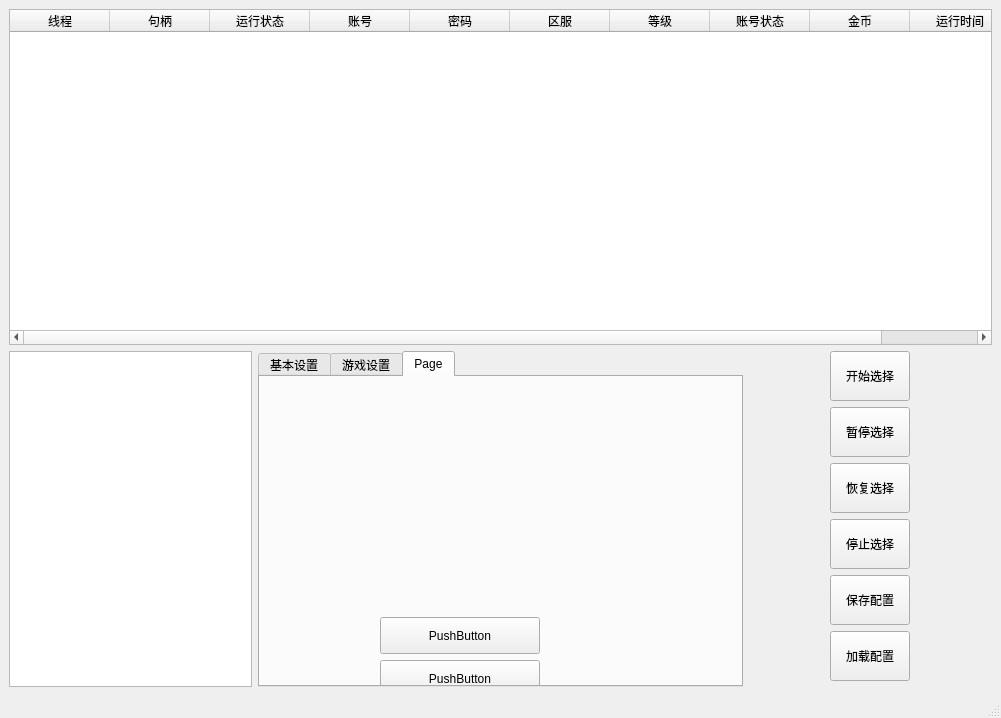
<?xml version="1.0" encoding="UTF-8"?>
<ui version="4.0">
 <class>MainWindow</class>
 <widget class="QMainWindow" name="MainWindow">
  <property name="geometry">
   <rect>
    <x>0</x>
    <y>0</y>
    <width>1001</width>
    <height>718</height>
   </rect>
  </property>
  <property name="windowTitle">
   <string>MainWindow</string>
  </property>
  <widget class="QWidget" name="centralwidget">
   <layout class="QVBoxLayout" name="verticalLayout_4">
    <item>
     <layout class="QVBoxLayout" name="verticalLayout">
      <item>
       <layout class="QHBoxLayout" name="horizontalLayout">
        <item>
         <widget class="QTableWidget" name="tableWidget">
          <property name="enabled">
           <bool>true</bool>
          </property>
          <property name="sizePolicy">
           <sizepolicy hsizetype="Expanding" vsizetype="Expanding">
            <horstretch>0</horstretch>
            <verstretch>0</verstretch>
           </sizepolicy>
          </property>
          <property name="minimumSize">
           <size>
            <width>0</width>
            <height>0</height>
           </size>
          </property>
          <property name="maximumSize">
           <size>
            <width>16777215</width>
            <height>16777215</height>
           </size>
          </property>
          <property name="autoFillBackground">
           <bool>false</bool>
          </property>
          <attribute name="horizontalHeaderCascadingSectionResizes">
           <bool>true</bool>
          </attribute>
          <column>
           <property name="text">
            <string>线程</string>
           </property>
          </column>
          <column>
           <property name="text">
            <string>句柄</string>
           </property>
          </column>
          <column>
           <property name="text">
            <string>运行状态</string>
           </property>
          </column>
          <column>
           <property name="text">
            <string>账号</string>
           </property>
          </column>
          <column>
           <property name="text">
            <string>密码</string>
           </property>
          </column>
          <column>
           <property name="text">
            <string>区服</string>
           </property>
          </column>
          <column>
           <property name="text">
            <string>等级</string>
           </property>
          </column>
          <column>
           <property name="text">
            <string>账号状态</string>
           </property>
          </column>
          <column>
           <property name="text">
            <string>金币</string>
           </property>
          </column>
          <column>
           <property name="text">
            <string>运行时间</string>
           </property>
          </column>
         </widget>
        </item>
       </layout>
      </item>
      <item>
       <layout class="QHBoxLayout" name="horizontalLayout_10" stretch="1,2,1">
        <item>
         <layout class="QVBoxLayout" name="verticalLayout_2" stretch="0">
          <item>
           <widget class="QTextEdit" name="textEdit">
            <property name="sizePolicy">
             <sizepolicy hsizetype="Expanding" vsizetype="Expanding">
              <horstretch>0</horstretch>
              <verstretch>0</verstretch>
             </sizepolicy>
            </property>
            <property name="minimumSize">
             <size>
              <width>0</width>
              <height>0</height>
             </size>
            </property>
           </widget>
          </item>
         </layout>
        </item>
        <item>
         <layout class="QVBoxLayout" name="verticalLayout_3" stretch="0">
          <item>
           <widget class="QTabWidget" name="tabWidget">
            <property name="sizePolicy">
             <sizepolicy hsizetype="Expanding" vsizetype="Expanding">
              <horstretch>0</horstretch>
              <verstretch>0</verstretch>
             </sizepolicy>
            </property>
            <property name="minimumSize">
             <size>
              <width>0</width>
              <height>0</height>
             </size>
            </property>
            <property name="currentIndex">
             <number>2</number>
            </property>
            <widget class="QWidget" name="tab_3">
             <property name="sizePolicy">
              <sizepolicy hsizetype="Expanding" vsizetype="Expanding">
               <horstretch>0</horstretch>
               <verstretch>0</verstretch>
              </sizepolicy>
             </property>
             <attribute name="title">
              <string>基本设置</string>
             </attribute>
             <widget class="QWidget" name="verticalLayoutWidget_5">
              <property name="geometry">
               <rect>
                <x>10</x>
                <y>30</y>
                <width>441</width>
                <height>191</height>
               </rect>
              </property>
              <layout class="QVBoxLayout" name="verticalLayout_8">
               <property name="spacing">
                <number>1</number>
               </property>
               <item>
                <layout class="QHBoxLayout" name="horizontalLayout_11">
                 <property name="spacing">
                  <number>1</number>
                 </property>
                 <item>
                  <widget class="QLabel" name="label">
                   <property name="sizePolicy">
                    <sizepolicy hsizetype="Expanding" vsizetype="Expanding">
                     <horstretch>0</horstretch>
                     <verstretch>0</verstretch>
                    </sizepolicy>
                   </property>
                   <property name="text">
                    <string>程序位置</string>
                   </property>
                  </widget>
                 </item>
                 <item>
                  <widget class="QLineEdit" name="lineEdit">
                   <property name="sizePolicy">
                    <sizepolicy hsizetype="Expanding" vsizetype="Expanding">
                     <horstretch>0</horstretch>
                     <verstretch>0</verstretch>
                    </sizepolicy>
                   </property>
                   <property name="minimumSize">
                    <size>
                     <width>0</width>
                     <height>0</height>
                    </size>
                   </property>
                   <property name="mouseTracking">
                    <bool>true</bool>
                   </property>
                  </widget>
                 </item>
                 <item>
                  <widget class="QPushButton" name="pushButton_7">
                   <property name="sizePolicy">
                    <sizepolicy hsizetype="Expanding" vsizetype="Expanding">
                     <horstretch>0</horstretch>
                     <verstretch>0</verstretch>
                    </sizepolicy>
                   </property>
                   <property name="text">
                    <string>选择</string>
                   </property>
                  </widget>
                 </item>
                </layout>
               </item>
               <item>
                <layout class="QHBoxLayout" name="horizontalLayout_12">
                 <item>
                  <widget class="QLabel" name="label_2">
                   <property name="sizePolicy">
                    <sizepolicy hsizetype="Expanding" vsizetype="Expanding">
                     <horstretch>0</horstretch>
                     <verstretch>0</verstretch>
                    </sizepolicy>
                   </property>
                   <property name="text">
                    <string>账号位置</string>
                   </property>
                  </widget>
                 </item>
                 <item>
                  <widget class="QLineEdit" name="lineEdit_2">
                   <property name="sizePolicy">
                    <sizepolicy hsizetype="Expanding" vsizetype="Expanding">
                     <horstretch>0</horstretch>
                     <verstretch>0</verstretch>
                    </sizepolicy>
                   </property>
                   <property name="minimumSize">
                    <size>
                     <width>0</width>
                     <height>0</height>
                    </size>
                   </property>
                  </widget>
                 </item>
                 <item>
                  <widget class="QPushButton" name="pushButton_8">
                   <property name="sizePolicy">
                    <sizepolicy hsizetype="Expanding" vsizetype="Expanding">
                     <horstretch>0</horstretch>
                     <verstretch>0</verstretch>
                    </sizepolicy>
                   </property>
                   <property name="text">
                    <string>选择</string>
                   </property>
                  </widget>
                 </item>
                </layout>
               </item>
               <item>
                <layout class="QHBoxLayout" name="horizontalLayout_13">
                 <item>
                  <widget class="QLabel" name="label_3">
                   <property name="sizePolicy">
                    <sizepolicy hsizetype="Expanding" vsizetype="Expanding">
                     <horstretch>0</horstretch>
                     <verstretch>0</verstretch>
                    </sizepolicy>
                   </property>
                   <property name="text">
                    <string>多开数量</string>
                   </property>
                  </widget>
                 </item>
                 <item>
                  <widget class="QLineEdit" name="lineEdit_3">
                   <property name="sizePolicy">
                    <sizepolicy hsizetype="Expanding" vsizetype="Expanding">
                     <horstretch>0</horstretch>
                     <verstretch>0</verstretch>
                    </sizepolicy>
                   </property>
                   <property name="minimumSize">
                    <size>
                     <width>0</width>
                     <height>0</height>
                    </size>
                   </property>
                  </widget>
                 </item>
                 <item>
                  <widget class="QLabel" name="label_4">
                   <property name="sizePolicy">
                    <sizepolicy hsizetype="Expanding" vsizetype="Expanding">
                     <horstretch>0</horstretch>
                     <verstretch>0</verstretch>
                    </sizepolicy>
                   </property>
                   <property name="text">
                    <string>启动延迟</string>
                   </property>
                  </widget>
                 </item>
                 <item>
                  <widget class="QLineEdit" name="lineEdit_4">
                   <property name="sizePolicy">
                    <sizepolicy hsizetype="Expanding" vsizetype="Expanding">
                     <horstretch>0</horstretch>
                     <verstretch>0</verstretch>
                    </sizepolicy>
                   </property>
                   <property name="minimumSize">
                    <size>
                     <width>0</width>
                     <height>0</height>
                    </size>
                   </property>
                  </widget>
                 </item>
                </layout>
               </item>
              </layout>
             </widget>
            </widget>
            <widget class="QWidget" name="tab_4">
             <property name="sizePolicy">
              <sizepolicy hsizetype="Expanding" vsizetype="Expanding">
               <horstretch>0</horstretch>
               <verstretch>0</verstretch>
              </sizepolicy>
             </property>
             <attribute name="title">
              <string>游戏设置</string>
             </attribute>
             <widget class="QWidget" name="horizontalWidget_6" native="true">
              <property name="geometry">
               <rect>
                <x>20</x>
                <y>10</y>
                <width>431</width>
                <height>251</height>
               </rect>
              </property>
              <property name="sizePolicy">
               <sizepolicy hsizetype="Expanding" vsizetype="Expanding">
                <horstretch>0</horstretch>
                <verstretch>0</verstretch>
               </sizepolicy>
              </property>
              <layout class="QHBoxLayout" name="horizontalLayout_14">
               <property name="spacing">
                <number>1</number>
               </property>
               <property name="bottomMargin">
                <number>1</number>
               </property>
               <item>
                <widget class="QGroupBox" name="groupBox">
                 <property name="sizePolicy">
                  <sizepolicy hsizetype="Expanding" vsizetype="Expanding">
                   <horstretch>0</horstretch>
                   <verstretch>0</verstretch>
                  </sizepolicy>
                 </property>
                 <property name="title">
                  <string>主线</string>
                 </property>
                 <widget class="QWidget" name="verticalLayoutWidget_6">
                  <property name="geometry">
                   <rect>
                    <x>20</x>
                    <y>50</y>
                    <width>62</width>
                    <height>281</height>
                   </rect>
                  </property>
                  <layout class="QVBoxLayout" name="verticalLayout_9">
                   <item>
                    <widget class="QCheckBox" name="checkBox">
                     <property name="sizePolicy">
                      <sizepolicy hsizetype="Expanding" vsizetype="Expanding">
                       <horstretch>0</horstretch>
                       <verstretch>0</verstretch>
                      </sizepolicy>
                     </property>
                     <property name="text">
                      <string>1-17</string>
                     </property>
                    </widget>
                   </item>
                   <item>
                    <widget class="QCheckBox" name="checkBox_2">
                     <property name="sizePolicy">
                      <sizepolicy hsizetype="Expanding" vsizetype="Expanding">
                       <horstretch>0</horstretch>
                       <verstretch>0</verstretch>
                      </sizepolicy>
                     </property>
                     <property name="text">
                      <string>18-30</string>
                     </property>
                    </widget>
                   </item>
                   <item>
                    <widget class="QCheckBox" name="checkBox_3">
                     <property name="sizePolicy">
                      <sizepolicy hsizetype="Expanding" vsizetype="Expanding">
                       <horstretch>0</horstretch>
                       <verstretch>0</verstretch>
                      </sizepolicy>
                     </property>
                     <property name="text">
                      <string>31-50</string>
                     </property>
                    </widget>
                   </item>
                  </layout>
                 </widget>
                </widget>
               </item>
               <item>
                <widget class="QGroupBox" name="groupBox_2">
                 <property name="sizePolicy">
                  <sizepolicy hsizetype="Expanding" vsizetype="Expanding">
                   <horstretch>0</horstretch>
                   <verstretch>0</verstretch>
                  </sizepolicy>
                 </property>
                 <property name="title">
                  <string>支线</string>
                 </property>
                 <widget class="QWidget" name="verticalLayoutWidget_7">
                  <property name="geometry">
                   <rect>
                    <x>20</x>
                    <y>50</y>
                    <width>71</width>
                    <height>281</height>
                   </rect>
                  </property>
                  <layout class="QVBoxLayout" name="verticalLayout_10">
                   <item>
                    <widget class="QCheckBox" name="checkBox_4">
                     <property name="sizePolicy">
                      <sizepolicy hsizetype="Expanding" vsizetype="Expanding">
                       <horstretch>0</horstretch>
                       <verstretch>0</verstretch>
                      </sizepolicy>
                     </property>
                     <property name="text">
                      <string>1-17</string>
                     </property>
                    </widget>
                   </item>
                   <item>
                    <widget class="QCheckBox" name="checkBox_5">
                     <property name="sizePolicy">
                      <sizepolicy hsizetype="Expanding" vsizetype="Expanding">
                       <horstretch>0</horstretch>
                       <verstretch>0</verstretch>
                      </sizepolicy>
                     </property>
                     <property name="text">
                      <string>18-30</string>
                     </property>
                    </widget>
                   </item>
                   <item>
                    <widget class="QCheckBox" name="checkBox_6">
                     <property name="sizePolicy">
                      <sizepolicy hsizetype="Expanding" vsizetype="Expanding">
                       <horstretch>0</horstretch>
                       <verstretch>0</verstretch>
                      </sizepolicy>
                     </property>
                     <property name="text">
                      <string>31-50</string>
                     </property>
                    </widget>
                   </item>
                  </layout>
                 </widget>
                </widget>
               </item>
               <item>
                <widget class="QGroupBox" name="groupBox_3">
                 <property name="sizePolicy">
                  <sizepolicy hsizetype="Expanding" vsizetype="Expanding">
                   <horstretch>0</horstretch>
                   <verstretch>0</verstretch>
                  </sizepolicy>
                 </property>
                 <property name="title">
                  <string>日常</string>
                 </property>
                 <widget class="QWidget" name="verticalLayoutWidget_8">
                  <property name="geometry">
                   <rect>
                    <x>20</x>
                    <y>50</y>
                    <width>71</width>
                    <height>281</height>
                   </rect>
                  </property>
                  <layout class="QVBoxLayout" name="verticalLayout_11" stretch="0,0,0">
                   <property name="spacing">
                    <number>-1</number>
                   </property>
                   <item>
                    <widget class="QCheckBox" name="checkBox_7">
                     <property name="sizePolicy">
                      <sizepolicy hsizetype="Expanding" vsizetype="Expanding">
                       <horstretch>0</horstretch>
                       <verstretch>0</verstretch>
                      </sizepolicy>
                     </property>
                     <property name="text">
                      <string>1-17</string>
                     </property>
                    </widget>
                   </item>
                   <item>
                    <widget class="QCheckBox" name="checkBox_8">
                     <property name="sizePolicy">
                      <sizepolicy hsizetype="Expanding" vsizetype="Expanding">
                       <horstretch>0</horstretch>
                       <verstretch>0</verstretch>
                      </sizepolicy>
                     </property>
                     <property name="text">
                      <string>18-30</string>
                     </property>
                    </widget>
                   </item>
                   <item>
                    <widget class="QCheckBox" name="checkBox_9">
                     <property name="sizePolicy">
                      <sizepolicy hsizetype="Expanding" vsizetype="Expanding">
                       <horstretch>0</horstretch>
                       <verstretch>0</verstretch>
                      </sizepolicy>
                     </property>
                     <property name="text">
                      <string>31-50</string>
                     </property>
                    </widget>
                   </item>
                  </layout>
                 </widget>
                </widget>
               </item>
               <item>
                <widget class="QComboBox" name="comboBox">
                 <property name="sizePolicy">
                  <sizepolicy hsizetype="Expanding" vsizetype="Expanding">
                   <horstretch>0</horstretch>
                   <verstretch>0</verstretch>
                  </sizepolicy>
                 </property>
                 <item>
                  <property name="text">
                   <string>循环1-17</string>
                  </property>
                 </item>
                 <item>
                  <property name="text">
                   <string>循环18-30</string>
                  </property>
                 </item>
                 <item>
                  <property name="text">
                   <string>循环31-50</string>
                  </property>
                 </item>
                </widget>
               </item>
              </layout>
             </widget>
            </widget>
            <widget class="QWidget" name="tab">
             <attribute name="title">
              <string>Page</string>
             </attribute>
             <widget class="QWidget" name="verticalLayoutWidget">
              <property name="geometry">
               <rect>
                <x>120</x>
                <y>240</y>
                <width>160</width>
                <height>80</height>
               </rect>
              </property>
              <layout class="QVBoxLayout" name="verticalLayout_5">
               <item>
                <widget class="QPushButton" name="pushButton_9">
                 <property name="sizePolicy">
                  <sizepolicy hsizetype="Expanding" vsizetype="Expanding">
                   <horstretch>0</horstretch>
                   <verstretch>0</verstretch>
                  </sizepolicy>
                 </property>
                 <property name="text">
                  <string>PushButton</string>
                 </property>
                </widget>
               </item>
               <item>
                <widget class="QPushButton" name="pushButton_10">
                 <property name="sizePolicy">
                  <sizepolicy hsizetype="Expanding" vsizetype="Expanding">
                   <horstretch>0</horstretch>
                   <verstretch>0</verstretch>
                  </sizepolicy>
                 </property>
                 <property name="text">
                  <string>PushButton</string>
                 </property>
                </widget>
               </item>
              </layout>
             </widget>
            </widget>
           </widget>
          </item>
         </layout>
        </item>
        <item>
         <layout class="QVBoxLayout" name="verticalLayout_7">
          <item alignment="Qt::AlignHCenter">
           <widget class="QPushButton" name="pushButton">
            <property name="sizePolicy">
             <sizepolicy hsizetype="Expanding" vsizetype="Expanding">
              <horstretch>0</horstretch>
              <verstretch>0</verstretch>
             </sizepolicy>
            </property>
            <property name="maximumSize">
             <size>
              <width>100</width>
              <height>50</height>
             </size>
            </property>
            <property name="text">
             <string>开始选择</string>
            </property>
           </widget>
          </item>
          <item alignment="Qt::AlignHCenter">
           <widget class="QPushButton" name="pushButton_2">
            <property name="sizePolicy">
             <sizepolicy hsizetype="Expanding" vsizetype="Expanding">
              <horstretch>0</horstretch>
              <verstretch>0</verstretch>
             </sizepolicy>
            </property>
            <property name="maximumSize">
             <size>
              <width>100</width>
              <height>50</height>
             </size>
            </property>
            <property name="text">
             <string>暂停选择</string>
            </property>
           </widget>
          </item>
          <item alignment="Qt::AlignHCenter">
           <widget class="QPushButton" name="pushButton_3">
            <property name="sizePolicy">
             <sizepolicy hsizetype="Expanding" vsizetype="Expanding">
              <horstretch>0</horstretch>
              <verstretch>0</verstretch>
             </sizepolicy>
            </property>
            <property name="maximumSize">
             <size>
              <width>100</width>
              <height>50</height>
             </size>
            </property>
            <property name="text">
             <string>恢复选择</string>
            </property>
           </widget>
          </item>
          <item alignment="Qt::AlignHCenter">
           <widget class="QPushButton" name="pushButton_4">
            <property name="sizePolicy">
             <sizepolicy hsizetype="Expanding" vsizetype="Expanding">
              <horstretch>0</horstretch>
              <verstretch>0</verstretch>
             </sizepolicy>
            </property>
            <property name="maximumSize">
             <size>
              <width>100</width>
              <height>50</height>
             </size>
            </property>
            <property name="text">
             <string>停止选择</string>
            </property>
           </widget>
          </item>
          <item alignment="Qt::AlignHCenter">
           <widget class="QPushButton" name="pushButton_5">
            <property name="sizePolicy">
             <sizepolicy hsizetype="Expanding" vsizetype="Expanding">
              <horstretch>0</horstretch>
              <verstretch>0</verstretch>
             </sizepolicy>
            </property>
            <property name="maximumSize">
             <size>
              <width>100</width>
              <height>50</height>
             </size>
            </property>
            <property name="text">
             <string>保存配置</string>
            </property>
           </widget>
          </item>
          <item alignment="Qt::AlignHCenter">
           <widget class="QPushButton" name="pushButton_6">
            <property name="sizePolicy">
             <sizepolicy hsizetype="Expanding" vsizetype="Expanding">
              <horstretch>0</horstretch>
              <verstretch>0</verstretch>
             </sizepolicy>
            </property>
            <property name="maximumSize">
             <size>
              <width>100</width>
              <height>50</height>
             </size>
            </property>
            <property name="text">
             <string>加载配置</string>
            </property>
           </widget>
          </item>
         </layout>
        </item>
       </layout>
      </item>
     </layout>
    </item>
   </layout>
  </widget>
  <widget class="QMenuBar" name="menubar">
   <property name="geometry">
    <rect>
     <x>0</x>
     <y>0</y>
     <width>1001</width>
     <height>24</height>
    </rect>
   </property>
   <property name="sizePolicy">
    <sizepolicy hsizetype="Expanding" vsizetype="Expanding">
     <horstretch>0</horstretch>
     <verstretch>0</verstretch>
    </sizepolicy>
   </property>
  </widget>
  <widget class="QStatusBar" name="statusbar">
   <property name="sizePolicy">
    <sizepolicy hsizetype="Expanding" vsizetype="Expanding">
     <horstretch>0</horstretch>
     <verstretch>0</verstretch>
    </sizepolicy>
   </property>
  </widget>
 </widget>
 <resources/>
 <connections/>
</ui>
